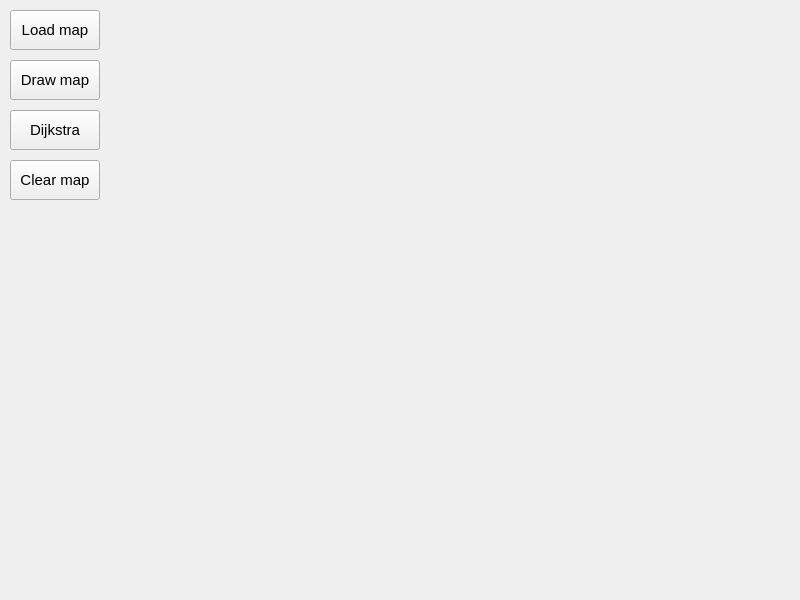
<?xml version="1.0" encoding="UTF-8"?>
<ui version="4.0">
 <class>MainWindow</class>
 <widget class="QMainWindow" name="MainWindow">
  <property name="geometry">
   <rect>
    <x>0</x>
    <y>0</y>
    <width>800</width>
    <height>600</height>
   </rect>
  </property>
  <property name="palette">
   <palette>
    <active/>
    <inactive/>
    <disabled/>
   </palette>
  </property>
  <property name="windowTitle">
   <string>MainWindow</string>
  </property>
  <widget class="QWidget" name="centralwidget">
   <widget class="QPushButton" name="drawMap">
    <property name="geometry">
     <rect>
      <x>10</x>
      <y>60</y>
      <width>90</width>
      <height>40</height>
     </rect>
    </property>
    <property name="font">
     <font>
      <pointsize>11</pointsize>
     </font>
    </property>
    <property name="text">
     <string>Draw map</string>
    </property>
   </widget>
   <widget class="QPushButton" name="loadMap">
    <property name="geometry">
     <rect>
      <x>10</x>
      <y>10</y>
      <width>90</width>
      <height>40</height>
     </rect>
    </property>
    <property name="font">
     <font>
      <pointsize>11</pointsize>
     </font>
    </property>
    <property name="text">
     <string>Load map</string>
    </property>
   </widget>
   <widget class="QPushButton" name="applyDijkstra">
    <property name="geometry">
     <rect>
      <x>10</x>
      <y>110</y>
      <width>90</width>
      <height>40</height>
     </rect>
    </property>
    <property name="font">
     <font>
      <pointsize>11</pointsize>
     </font>
    </property>
    <property name="text">
     <string>Dijkstra</string>
    </property>
   </widget>
   <widget class="QPushButton" name="clearMap">
    <property name="geometry">
     <rect>
      <x>10</x>
      <y>160</y>
      <width>90</width>
      <height>40</height>
     </rect>
    </property>
    <property name="font">
     <font>
      <pointsize>11</pointsize>
     </font>
    </property>
    <property name="text">
     <string>Clear map</string>
    </property>
   </widget>
  </widget>
 </widget>
 <layoutdefault spacing="6" margin="11"/>
 <resources>
  <include location="LuxembourgMap.qrc"/>
 </resources>
 <connections/>
</ui>
